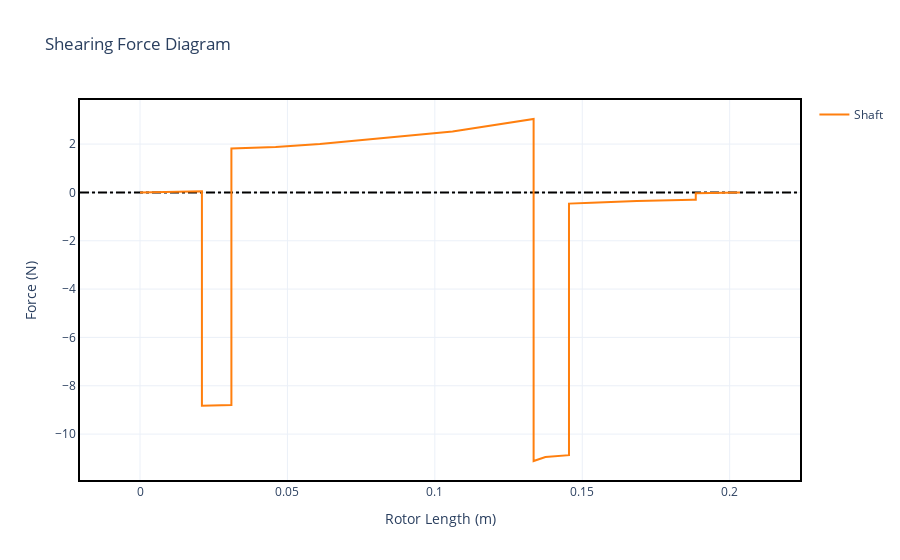

Notebook code for this chart:
### Markdown cell above
#### 4.2.3 - Shearing Force

### Code cell
static.plot_shearing_force()

### Figure 1 — Plotly figure (JSON) as saved in the notebook; plotly's stock layout.template omitted (floating-point values rounded to 4 significant figures)
{"data": [{"hoverinfo": "none", "line": {"color": "black", "dash": "dashdot"}, "mode": "lines", "showlegend": false, "type": "scatter", "x": [-0.02035, 0.2239], "y": [0, 0]}, {"hovertemplate": "Rotor Length (m): %{x:.2f}<br>Shearing Force (N): %{y:.2f}", "legendgroup": "Shaft", "mode": "lines", "name": "Shaft", "showlegend": true, "type": "scatter", "x": [0.0, 0.021, 0.021, 0.031, 0.031, 0.041, 0.041, 0.046, 0.046, 0.0535, 0.0535, 0.061, 0.061, 0.106, 0.106, 0.1335, 0.1335, 0.1375, 0.1375, 0.1455, 0.1455, 0.1532, 0.1532, 0.1608, 0.1608, 0.1685, 0.1685, 0.1875, 0.1875, 0.1885, 0.1885, 0.2035], "y": [2.602e-16, 0.04367, -8.827, -8.8, 1.821, 1.848, 1.848, 1.884, 1.884, 1.946, 1.946, 2.008, 2.008, 2.525, 2.525, 3.038, -11.11, -10.95, -10.95, -10.87, -0.4634, -0.4277, -0.4277, -0.392, -0.392, -0.3562, -0.3562, -0.304, -0.304, -0.3026, -0.03119, -2.793e-16]}], "layout": {"title": {"text": "Shearing Force Diagram"}, "xaxis": {"range": [-0.02035, 0.2239], "title": {"text": "Rotor Length (m)"}}, "yaxis": {"title": {"text": "Force (N)"}}}}
